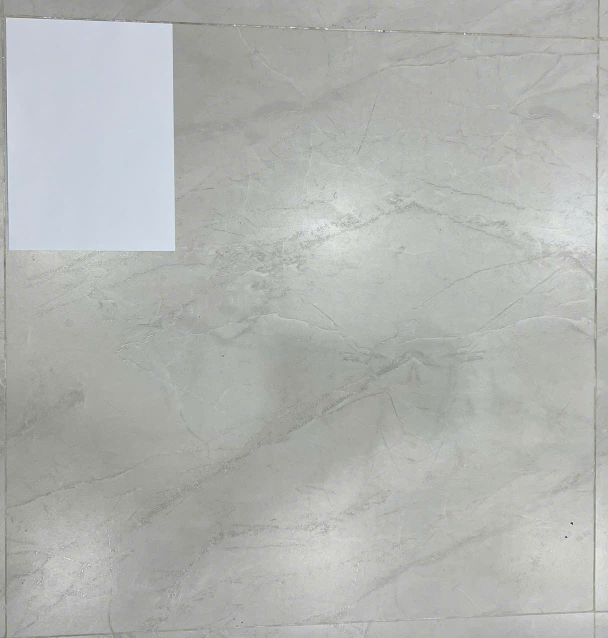
#> input picture images/CALIBRATION/calibration.jpg, 1216 x 1276 px, found by its file name (shown at 1/2 size)
$ python main.py
#> lines starting #> are read from the running program, lines starting #| are printed output that depends on the picture; after the words box and inside, x2 and y2 are one past the last pixel; in counts of white or black regions, pixels touching at a corner belong together
### calibration/preprocess.py
import cv2


def preprocess(image):

    gray = cv2.cvtColor(
        image,
        cv2.COLOR_BGR2GRAY
    )

    blur = cv2.GaussianBlur(
        gray,
        (5, 5),
        0
    )

    edge = cv2.Canny(
        blur,
        50,
        150
    )

    kernel = cv2.getStructuringElement(
        cv2.MORPH_RECT,
        (5, 5)
    )

    edge = cv2.dilate(
        edge,
        kernel,
        iterations=1
    )

    edge = cv2.erode(
        edge,
        kernel,
        iterations=1
    )

    return edge

### calibration/detect_a4.py
import cv2


def detect_contours(binary):

    contours, _ = cv2.findContours(
        binary,
        cv2.RETR_EXTERNAL,
        cv2.CHAIN_APPROX_SIMPLE
    )

    return contours

### calibration/contour_filter.py
import cv2


def find_best_paper(contours):

    best_paper = None
    best_score = float("inf")

    for i, contour in enumerate(contours):

        area = cv2.contourArea(contour)

        print(f"Contour {i}")
        print(f"Area     : {area}")

        x, y, w, h = cv2.boundingRect(contour)
        print(f"Bounding : {w} x {h}")

        # Bỏ contour quá nhỏ
        if area < 30000:
            continue

        perimeter = cv2.arcLength(contour, True)

        approx = cv2.approxPolyDP(
            contour,
            0.02 * perimeter,
            True
        )

        if len(approx) != 4:
            continue

        if not cv2.isContourConvex(approx):
            continue

        rect = cv2.minAreaRect(approx)

        width = rect[1][0]
        height = rect[1][1]

        if width == 0 or height == 0:
            continue

        ratio = max(width, height) / min(width, height)

        score = abs(ratio - 1.414)

        print("----------------------------")
        print("Width  :", round(width, 2))
        print("Height :", round(height, 2))
        print("Ratio  :", round(ratio, 3))
        print("Score  :", round(score, 3))

        if score < best_score:
            best_score = score
            best_paper = approx

    return best_paper

### calibration/main.py
import cv2
from calibration.perspective import warp_perspective
from calibration.preprocess import preprocess
from calibration.detect_a4 import detect_contours
from calibration.contour_filter import find_best_paper


def main():
    image = cv2.imread("images/calibration/calibration.jpg")
#> image is the input picture: shape (1276, 1216, 3); mean B, G, R 177.4, 180.2, 177.8

    if image is None:
        print("Không đọc được ảnh!")
        return

    binary = preprocess(image)
#> in preprocess, `edge = cv2.Canny( blur, 50, 150 )`:
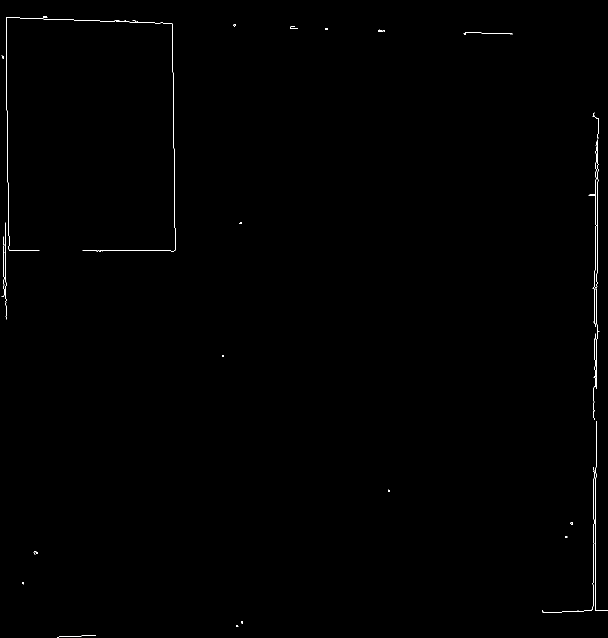
#> edge: shape (1276, 1216) (shown at 1/2 size); 0.27% white in thin lines or dots
#> in preprocess, `edge = cv2.dilate( edge, kernel, iterations=1 )`:
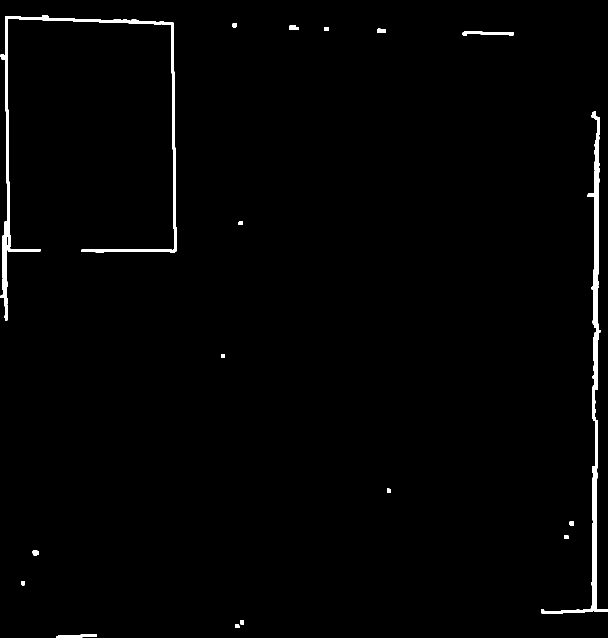
#> edge: shape (1276, 1216) (shown at 1/2 size); 1.3% white; 18 white regions, largest, box (x1, y1, x2, y2) and area: (1082, 223, 1216, 1228) 9148, (1, 31, 353, 506) 7937, (1, 443, 15, 641) 1558
#> in preprocess, `edge = cv2.erode( edge, kernel, iterations=1 )`:
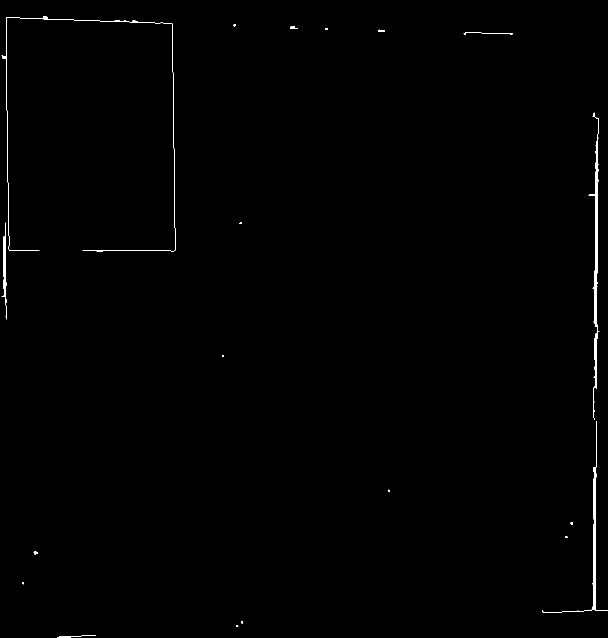
#> edge: shape (1276, 1216) (shown at 1/2 size); 0.46% white; 19 white regions (8 under 20 px)

    contours = detect_contours(binary)
#> in detect_contours, `contours, _ = cv2.findContours( binary, cv2.RETR_EXTERNAL, cv2.CHAIN_A..`: contours = 19 contours, 11 with area under 20; largest, box (x1, y1, x2, y2) and area: (1177, 225, 1199, 840) 1907, (1084, 842, 1216, 1226) 1120, (3, 445, 13, 639) 482, (3, 33, 351, 504) 154, (114, 1270, 192, 1276) 50, (756, 59, 770, 64) 40, (67, 1102, 75, 1109) 29, (580, 53, 596, 57) 27

    paper = find_best_paper(contours)
#> the loop in find_best_paper, `for i, contour in enumerate(contours): ` made 19 passes
#> (area, x, y, w, h) on passes 1, 5, 9, 11, 13, 15, 17, 19: (49.5, 114, 1270, 78, 6), (29, 67, 1102, 8, 7), (1120.5, 1084, 842, 132, 384), (482, 3, 445, 10, 194), (1907, 1177, 225, 22, 615), (39.5, 756, 59, 14, 5), (27, 580, 53, 16, 4), (154.5, 3, 33, 348, 471)
#> (printed output is left out)
#> after the loop in find_best_paper, `for i, contour in enumerate(contours):`: best_score = inf

    if paper is not None:
        warped = warp_perspective(image, paper)
        cv2.imshow("Warp", warped)
    else:
        print("Không tìm thấy A4!")

    cv2.imshow("Original", image)
    cv2.imshow("Binary", binary)

    cv2.waitKey(0)
    cv2.destroyAllWindows()


if __name__ == "__main__":
    main()
